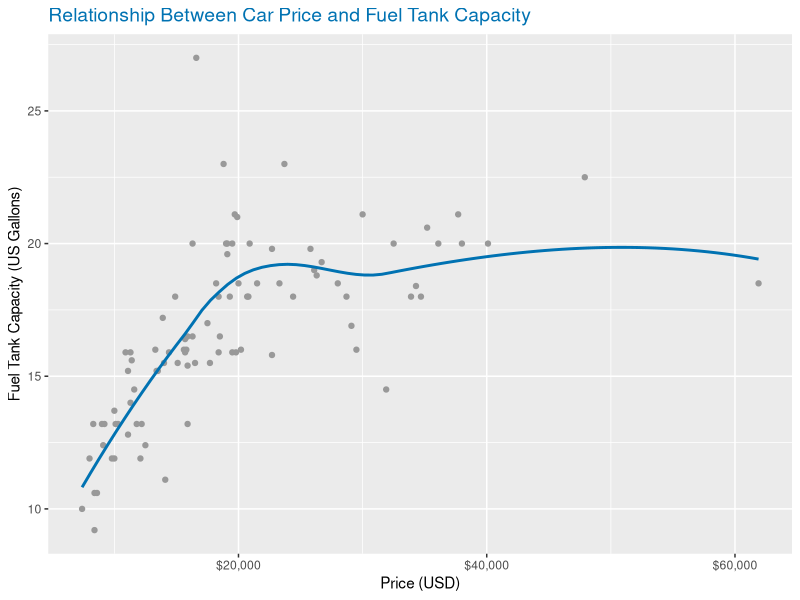
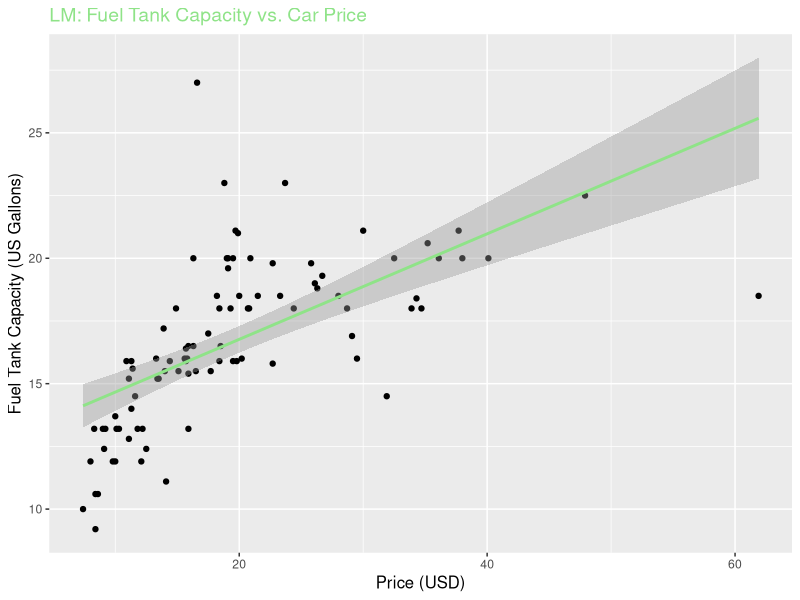
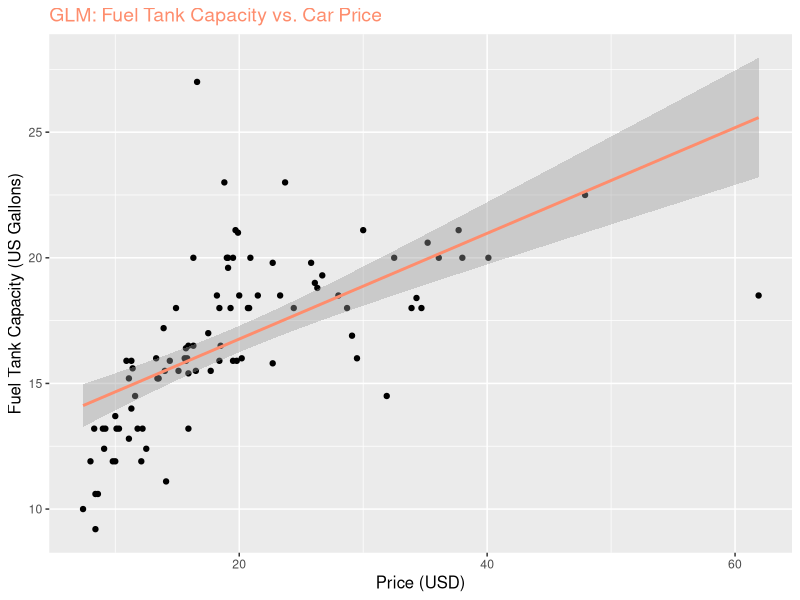
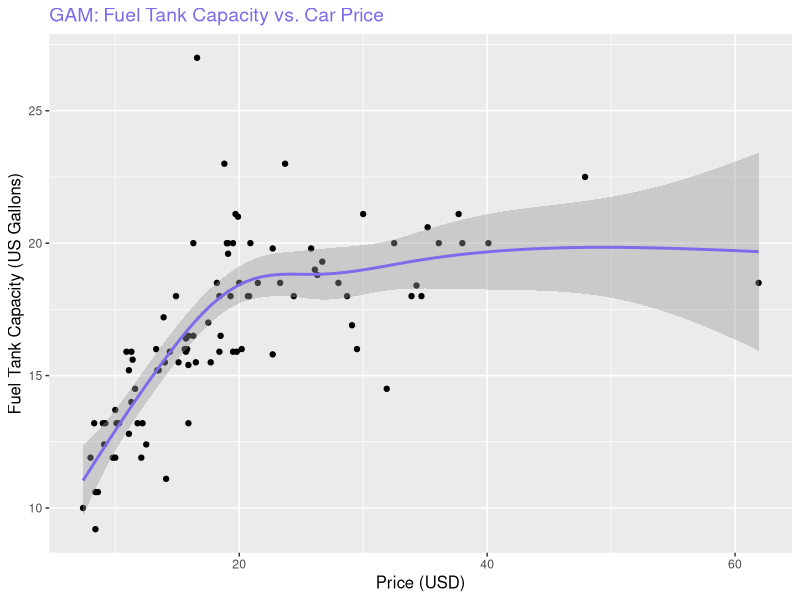

R code for these plots, in order:
library(MASS)
library(ggplot2)
library(mgcv)

cars93 <- MASS::Cars93

main_plot <- ggplot(cars93, aes(x = Price, y = Fuel.tank.capacity)) +
  geom_point(color = "grey60") +
  geom_smooth(se = FALSE, method = "loess", formula = y ~ x, color = "#0072B2") +
  scale_x_continuous(
    name = "Price (USD)",
    breaks = c(20, 40, 60),
    labels = c("$20,000", "$40,000", "$60,000")
  ) +
  scale_y_continuous(name = "Fuel Tank Capacity (US Gallons)") +
  ggtitle("Relationship Between Car Price and Fuel Tank Capacity") +
  theme(
    plot.title = element_text(size = 14, color = "#0072B2")
  )

print(main_plot)

create_plot <- function(data, method, color, title_text) {
  ggplot(data, aes(x = Price, y = Fuel.tank.capacity)) +
    geom_point() +
    geom_smooth(method = method, se = TRUE, color = color) +
    labs(
      title = title_text,
      x = "Price (USD)",
      y = "Fuel Tank Capacity (US Gallons)"
    ) +
    theme(
      plot.title = element_text(size = 14, color = color),
      axis.title.x = element_text(size = 12),
      axis.title.y = element_text(size = 12)
    )
}

plot_lm <- create_plot(cars93, "lm", "#8fe388", "LM: Fuel Tank Capacity vs. Car Price")
plot_glm <- create_plot(cars93, "glm", "#fe8d6d", "GLM: Fuel Tank Capacity vs. Car Price")
plot_gam <- create_plot(cars93, "gam", "#7c6bea", "GAM: Fuel Tank Capacity vs. Car Price")

print(plot_lm)
print(plot_glm)
print(plot_gam)
